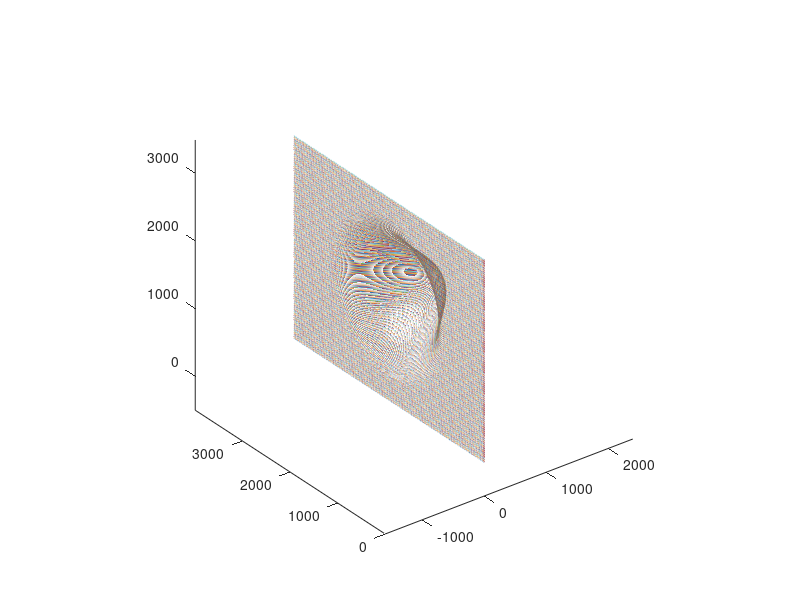

Here is the MATLAB script that generated this plot:
clc;
clear all;
close all;

flag_printf = 1;
flag_topo_x = 1;

ny = 400;
nz = 300;

dy = 10;
dz = 10;
origin_x = 0;
origin_y = 0;
origin_z = 0;

bx = zeros(nz,ny,3);
% NOTE: 
% Conventional right-hand 
% coordinate system
% coord x incremental with i
% coord z incremental with k
for k=1:nz
  for j=1:ny
    bx(k,j,1) = origin_x;
    bx(k,j,2) = origin_y + (j-1)*dy;
    bx(k,j,3) = origin_z + (k-1)*dz;
  end
end

if  flag_topo_x
  point_y = origin_y + floor(ny/2)*dy; 
  point_z = origin_z + floor(nz/2)*dz; 
  L = 0.3*ny*dy;
  H = 0.2*ny*dy;
  for k = 1:nz
    for j = 1:ny
      r1 = sqrt((bx(k,j,2)-point_y)^2 + (bx(k,j,3)-point_z)^2);
      topo = 0;
      if(r1 < L)
          topo = 0.5*H * (1+cos(pi*r1/L));
      end
      
      bx(k,j,1) = bx(k,j,1) + topo;
    end
  end
end
A = 0.00001;

if flag_printf
    figure(1)   
    plot3(permute(bx(:,:,1),[2,1,3]),permute(bx(:,:,2),[2,1,3]),permute(bx(:,:,3),[2,1,3]));
    hold on;
    plot3(bx(:,:,1),bx(:,:,2),bx(:,:,3));
    axis equal;
end

% trans direction x to z
% need keep Right-Handed Coordinate System
%nx = nz;
%bz = zeros(ny,nx,3);
%bx = permute(bx,[2,1,3]);
%bz(:,:,1) = bx(:,:,3);
%bz(:,:,2) = bx(:,:,2);
%bz(:,:,3) = bx(:,:,1);
%if flag_printf
%    figure(2)   
%    plot3(permute(bz(:,:,1),[2,1,3]),permute(bz(:,:,2),[2,1,3]),permute(bz(:,:,3),[2,1,3]));
%    hold on;
%    plot3(bz(:,:,1),bz(:,:,2),bz(:,:,3));
%    axis equal;
%end


% creat data file
file_name = '../data_file_3d.txt';
fid=fopen(file_name,'w'); % Output file name 
fprintf(fid,'# ny number\n'); 
fprintf(fid,'%d\n',ny);
fprintf(fid,'# nz number\n'); 
fprintf(fid,'%d\n',nz);
fprintf(fid,'# bx coords\n'); 
for k=1:nz
  for j=1:ny
    fprintf(fid,'%.9e %.9e %.9e\n',bx(k,j,1),bx(k,j,2),bx(k,j,3));
  end
end
